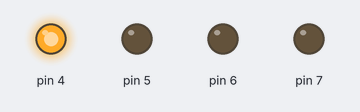
Recording of a sketch running on a simulated Arduino Uno, built with avr-gcc and run on an emulated ATmega328P. On the bench: output pins drawn as LEDs (lit = HIGH).

Above: at 0.5 s.
At 1.5 s:
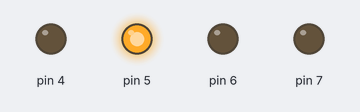
At 2.5 s:
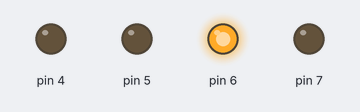
At 3.5 s:
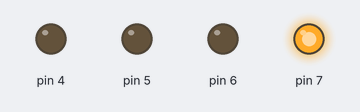
Timing chart, 0 to 5.2 s (numbered marks = the images above):
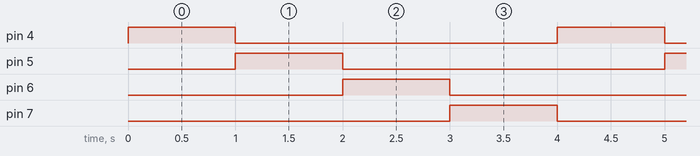

Measured:
- by itself, pin 4–7: alternates HIGH for 1.0 s and LOW for 3.0 s
- by itself, everything shown: repeats every 4.0 s, in 4 steps

The sketch:

app.ino
```cpp
int leds[4] {4,5,6,7};  // pin 번호
int current = 0;

void setup() {
    for(auto &i : leds) {
        pinMode(i, OUTPUT);
    }
}

void loop() {
    for(int i=0; i<4; i++) {
        int value = i==current;
        // value = 1:true -> HIGH, 2:false -> LOW
        digitalWrite(leds[i], value);
    }
    delay(1000);
    current = (current+1)%4;
}
```
